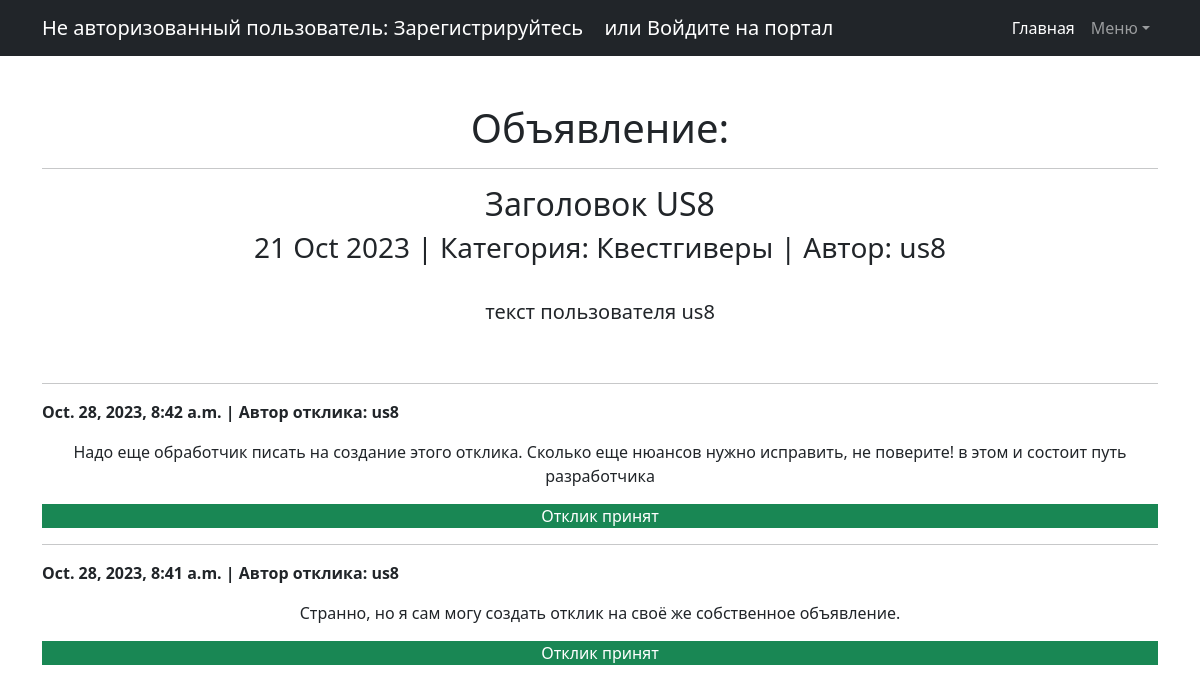
The page /messages/13 on the database its author committed.
### Board/models.py (models this page shows, shortened)
class Message(models.Model):
    VARIETY = (
        ('Tanks', 'Танки'),
        ('Healers', 'Хилы'),
        ('DD', 'ДД'),
        ('Traders', 'Торговцы'),
        ('Gildmasters', 'Гилдмастеры'),
        ('Questgivers', 'Квестгиверы'),
        ('Blacksmiths', 'Кузнецы'),
        ('Tanners', 'Кожевники'),
        ('PotionMakers', 'Зельевары'),
        ('SpellMasters', 'Мастера заклинаний'),
    )
    message_header = models.CharField(max_length=255, default='', verbose_name='Заголовок')  # Заголовок объявления
    message_text = models.TextField(default="", verbose_name='Текст объявления')  # Текстовое содержимое объявления
    data_create = models.DateTimeField(auto_now_add=True, verbose_name='Дата создания')  # Дата создания объявления
    category = models.CharField(max_length=20, choices=VARIETY, default='Tanks', blank=False, verbose_name='Категория')
    files = models.FileField(upload_to='files/%Y/%m/%d', verbose_name='Файл',
                             default=None, null=True, blank=True)
    photo = models.ImageField(upload_to='photos/%Y/%m/%d', verbose_name='Фото',
                              default=None, null=True, blank=True)
    message_user = models.ForeignKey(User, related_name='m_user', on_delete=models.CASCADE)

class Comment(models.Model):
    STATUS = (
        (0, 'отклик отклонен'),
        (1, 'отклик принят'),
        (2, 'отклик не рассмотрен'),
    )
    comment_message = models.ForeignKey(Message, related_name='c_message', on_delete=models.CASCADE)
    user = models.ForeignKey(User, related_name='c_user', on_delete=models.CASCADE)
    comment = models.TextField(default='')
    data_create = models.DateTimeField(auto_now_add=True)
    comment_status = models.IntegerField(default=2, choices=STATUS, verbose_name='Статус отклика')  #
    class Meta:
        ordering = ['-data_create']
        indexes = [models.Index(fields=['-data_create'])]

### Board/views.py (the view)
# urls.py: path('messages/<int:pk>', MessageDetail.as_view(), name='message_detail'),  # содержание Объявления
class MessageDetail(DetailView):
    model = Message
    template_name = 'Detail.html'
    context_object_name = 'detail'

### templates/detail.html (shortened to what this page needs)
{% extends 'default.html' %}
{% block content %}
    {% if detail %}
        <h1>Объявление:</h1>
        <hr>
        <h2>{{ detail.message_header }}</h2>
        <h3>{{ detail.data_create|date:'d M Y' }}  |  Категория: {{ detail.get_category_display }}  |  Автор: {{ detail.message_user }}</h3>
        <br>
        <p class="lead">{{ detail.message_text }}</p>
        <br>
        {% for c in detail.c_message.all  %}
            {% if c.comment_status != 0 %}
                <hr>
                <p class="text-black-50, text-start" ><strong>{{ c.data_create }}  |  Автор отклика: {{ c.user }}</strong></p>
                <p class="text-reset">{{ c.comment }}</p>
                {% if c.comment_status == 1 %}
                    <div class="text-bg-success">Отклик принят</div>
                {% endif %}
            {% elif c.comment_status == 0 and request.user.id == detail.message_user.id %}
                <hr>
                <p class="text-black-50, text-start" ><strong>{{ c.data_create }}  |  Автор отклика: {{ c.user }}</strong></p>
                <p class="text-reset">{{ c.comment }}</p>
                <div class="text-bg-warning">Отклик отклонен</div>
            {% endif %}
        {% endfor %}
   {% else %}
       <h2>Объявлений нет!</h2>
   {% endif %}
{% endblock content %}

### rows shown on the page
Message: message_header "Заголовок US8", data_create "21 Oct 2023", category "Квестгиверы", message_user "us8", message_text "текст пользователя us8"
Comment: data_create "Oct. 28, 2023, 8:42 a.m.", user "us8", comment "Надо еще обработчик писать на создание этого отклика. Сколько еще нюансов нужно исправить, не поверите! в этом и состоит путь разработчика", comment_status "Отклик принят"
Comment: data_create "Oct. 28, 2023, 8:41 a.m.", user "us8", comment "Странно, но я сам могу создать отклик на своё же собственное объявление.", comment_status "Отклик принят"
